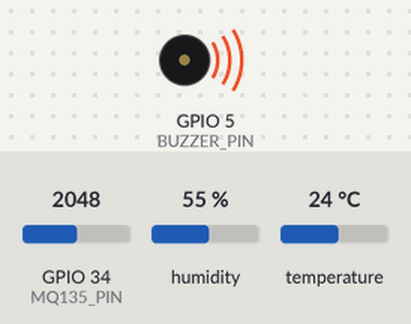
Simulated run of this sketch. Board: ESP32. Shown: buzzer (waves = sounding, pin HIGH). The test bench sets the inputs (shaded band); at power-on: GPIO 34 (MQ135_PIN) = 2048, humidity 55 %, temperature 24 °C. WiFi joins after 1.5 s; servers stay silent unless stated; uploads are accepted with an empty reply; what the sketch prints to the serial monitor is not drawn.

Above: at 3.8 s.
5.2 s: GPIO 34 (MQ135_PIN) set to 429
11.3 s: GPIO 34 (MQ135_PIN) set to 366
At 11.8 s:
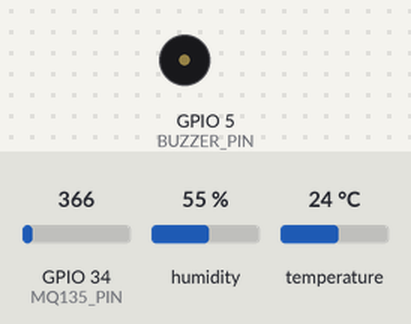
Timing chart, 0 to 14.3 s (numbered marks = the images above; inputs shaded):
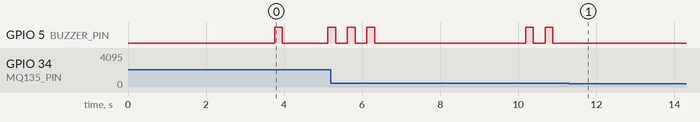

The sketch:

web_client.ino
```cpp
/*
 * ESP32 IoT Air Quality Monitor - Web Client
 * Sends sensor data to Flask web server via HTTP POST
 *
 * Hardware Setup:
 * - DHT22: GPIO 4 (VCC → 3.3V, GND, DATA)
 * - MQ-135: GPIO 34 (VCC → 5V, GND, AOUT)
 * - Buzzer: GPIO 5 (VCC → 3.3V, GND, Signal)
 *
 * Features:
 * - WiFi connectivity
 * - Automatic sensor reading every 5 seconds
 * - HTTP POST to Flask server
 * - Buzzer alerts for poor air quality
 * - Automatic reconnection on failure
 */

#include <WiFi.h>
#include <HTTPClient.h>
#include <DHT.h>
#include <ArduinoJson.h>

// ==================== CONFIGURATION ====================
// WiFi Credentials (CHANGE THESE!)
const char* WIFI_SSID = "Moto";
const char* WIFI_PASSWORD = "12345678";

// Server Configuration (CHANGE THIS!)
const char* SERVER_BASE_URL = "http://10.26.146.217:5000";  // Your computer's current Wi-Fi IP address
const char* PREDICT_ENDPOINT = "/api/predict";
const char* HEALTH_ENDPOINT = "/health";
const char* DEVICE_ID = "ESP32_001";  // Unique device identifier

// Pin Definitions
#define DHTPIN 4
#define DHTTYPE DHT11
#define MQ135_PIN 34
#define BUZZER_PIN 5

// Timing Configuration
const unsigned long READ_INTERVAL = 5000;       // 5 seconds between readings
const unsigned long WIFI_TIMEOUT = 20000;       // 20 seconds WiFi connection timeout
const unsigned long HTTP_TIMEOUT = 10000;       // 10 seconds HTTP request timeout

// Air Quality Thresholds
const int AQI_GOOD_THRESHOLD = 300;
const int AQI_MODERATE_THRESHOLD = 400;
const int AQI_UNHEALTHY_THRESHOLD = 500;

// ==================== GLOBAL VARIABLES ====================
DHT dht(DHTPIN, DHTTYPE);
unsigned long lastReadTime = 0;
unsigned long readingCount = 0;
bool wifiConnected = false;

// ==================== FUNCTION PROTOTYPES ====================
void setupWiFi();
void reconnectWiFi();
void readSensorsAndSend();
void triggerBuzzer(int beeps);
String getAQICategory(int mq135Value);
bool testServerConnection();

// ==================== SETUP ====================
void setup() {
  Serial.begin(115200);
  delay(2000);

  Serial.println("\n╔═══════════════════════════════════════════════════════════╗");
  Serial.println("║   ESP32 IoT Air Quality Monitor - Web Client v2.0       ║");
  Serial.println("╚═══════════════════════════════════════════════════════════╝\n");

  // Initialize sensors
  Serial.println("🔧 Initializing sensors...");
  dht.begin();
  pinMode(MQ135_PIN, INPUT);
  pinMode(BUZZER_PIN, OUTPUT);
  digitalWrite(BUZZER_PIN, LOW);
  Serial.println("✓ Sensors initialized\n");

  // Connect to WiFi
  setupWiFi();

  if (wifiConnected) {
    testServerConnection();
  }

  // Success beep
  triggerBuzzer(1);

  Serial.println("\n✓ System ready! Starting sensor readings...\n");
}

// ==================== MAIN LOOP ====================
void loop() {
  unsigned long currentTime = millis();

  // Check WiFi connection
  if (WiFi.status() != WL_CONNECTED) {
    wifiConnected = false;
    Serial.println("⚠️ WiFi connection lost! Reconnecting...");
    reconnectWiFi();
  } else {
    wifiConnected = true;
  }

  // Read sensors and send data at regular intervals
  if (currentTime - lastReadTime >= READ_INTERVAL) {
    lastReadTime = currentTime;
    readSensorsAndSend();
  }

  delay(100);
}

// ==================== WIFI SETUP ====================
void setupWiFi() {
  Serial.println("📡 Connecting to WiFi...");
  Serial.print("   SSID: ");
  Serial.println(WIFI_SSID);

  WiFi.mode(WIFI_STA);
  WiFi.begin(WIFI_SSID, WIFI_PASSWORD);

  unsigned long startAttemptTime = millis();

  while (WiFi.status() != WL_CONNECTED &&
         millis() - startAttemptTime < WIFI_TIMEOUT) {
    delay(500);
    Serial.print(".");
  }

  if (WiFi.status() == WL_CONNECTED) {
    wifiConnected = true;
    Serial.println("\n✓ WiFi connected successfully!");
    Serial.print("   IP Address: ");
    Serial.println(WiFi.localIP());
    Serial.print("   Signal Strength: ");
    Serial.print(WiFi.RSSI());
    Serial.println(" dBm\n");
  } else {
    wifiConnected = false;
    Serial.println("\n✗ WiFi connection failed!");
    Serial.println("   Check your SSID and password in the code\n");
  }
}

// ==================== WIFI RECONNECT ====================
void reconnectWiFi() {
  WiFi.disconnect();
  delay(1000);
  setupWiFi();

  if (wifiConnected) {
    testServerConnection();
  }
}

// ==================== SERVER CONNECTIVITY CHECK ====================
bool testServerConnection() {
  HTTPClient http;
  String healthUrl = String(SERVER_BASE_URL) + HEALTH_ENDPOINT;

  Serial.println("🔎 Checking server connectivity...");
  Serial.print("   URL: ");
  Serial.println(healthUrl);

  http.begin(healthUrl);
  http.setTimeout(HTTP_TIMEOUT);
  int code = http.GET();

  if (code > 0) {
    Serial.print("✓ Server reachable (HTTP ");
    Serial.print(code);
    Serial.println(")");
    String response = http.getString();
    Serial.print("   Health response: ");
    Serial.println(response);
    http.end();
    return true;
  }

  Serial.print("✗ Server unreachable. Error: ");
  Serial.print(code);
  Serial.print(" (");
  Serial.print(HTTPClient::errorToString(code));
  Serial.println(")");
  Serial.println("   Ensure Flask is running and ESP32 + PC are on same network.");
  http.end();
  return false;
}

// ==================== READ SENSORS AND SEND DATA ====================
void readSensorsAndSend() {
  readingCount++;

  Serial.println("─────────────────────────────────────────────────────────");
  Serial.print("📊 Reading #");
  Serial.print(readingCount);
  Serial.print("  |  Time: ");
  Serial.print(millis() / 1000);
  Serial.println(" seconds");
  Serial.println("─────────────────────────────────────────────────────────");

  // Read DHT22 sensor
  float temperature = dht.readTemperature();
  float humidity = dht.readHumidity();

  // Check DHT22 reading
  if (isnan(temperature) || isnan(humidity)) {
    Serial.println("✗ ERROR: Failed to read DHT22 sensor!");
    Serial.println("   Check wiring: VCC → 3.3V, GND, DATA → GPIO 4\n");
    return;
  }

  // Read MQ-135 sensor
  int mq135Raw = analogRead(MQ135_PIN);
  float mq135Voltage = (mq135Raw / 4095.0) * 3.3;

  // Display sensor readings
  Serial.print("🌡️  Temperature:  ");
  Serial.print(temperature, 1);
  Serial.println(" °C");

  Serial.print("💧 Humidity:     ");
  Serial.print(humidity, 1);
  Serial.println(" %");

  Serial.print("🏭 Air Quality:  ");
  Serial.print(mq135Raw);
  Serial.print(" (");
  Serial.print(mq135Voltage, 2);
  Serial.print("V) - ");
  Serial.println(getAQICategory(mq135Raw));

  // Check air quality and trigger buzzer if needed
  if (mq135Raw > AQI_UNHEALTHY_THRESHOLD) {
    Serial.println("⚠️⚠️⚠️ CRITICAL: UNHEALTHY AIR QUALITY!");
    triggerBuzzer(3);  // 3 beeps for critical
  } else if (mq135Raw > AQI_MODERATE_THRESHOLD) {
    Serial.println("⚠️ WARNING: Moderate air quality");
    triggerBuzzer(2);  // 2 beeps for warning
  } else {
    Serial.println("✓ Air quality is GOOD");
  }

  // Send data to server if WiFi is connected
  if (wifiConnected) {
    Serial.println("\n📤 Sending data to server...");

    HTTPClient http;
    String predictUrl = String(SERVER_BASE_URL) + PREDICT_ENDPOINT;
    Serial.print("   URL: ");
    Serial.println(predictUrl);

    http.begin(predictUrl);
    http.addHeader("Content-Type", "application/json");
    http.setTimeout(HTTP_TIMEOUT);

    // Create JSON payload
    StaticJsonDocument<256> doc;
    doc["device_id"] = DEVICE_ID;
    doc["temperature"] = round(temperature * 10) / 10.0;
    doc["humidity"] = round(humidity * 10) / 10.0;
    doc["mq135"] = mq135Raw;  // Flask server expects 'mq135' field name

    String jsonPayload;
    serializeJson(doc, jsonPayload);

    Serial.print("   Payload: ");
    Serial.println(jsonPayload);

    // Send HTTP POST request
    int httpResponseCode = http.POST(jsonPayload);

    if (httpResponseCode > 0) {
      Serial.print("✓ Server response: ");
      Serial.print(httpResponseCode);

      // Get response body for all status codes
      String response = http.getString();

      if (httpResponseCode == 200 || httpResponseCode == 201) {
        Serial.println(" - SUCCESS");
        Serial.print("   Response: ");
        Serial.println(response);

        // Parse JSON response to get AQI prediction
        StaticJsonDocument<512> responseDoc;
        DeserializationError error = deserializeJson(responseDoc, response);

        if (!error && responseDoc.containsKey("prediction")) {
          JsonObject prediction = responseDoc["prediction"];
          if (prediction.containsKey("aqi")) {
            float predictedAQI = prediction["aqi"];
            Serial.print("   🎯 Predicted AQI: ");
            Serial.println(predictedAQI, 1);
          } else if (prediction.containsKey("predicted_aqi")) {
            float predictedAQI = prediction["predicted_aqi"];
            Serial.print("   🎯 Predicted AQI: ");
            Serial.println(predictedAQI, 1);
          }
        }
      } else {
        Serial.println(" - ERROR");
        Serial.println("   ========== SERVER ERROR DETAILS ==========");
        Serial.println(response);
        Serial.println("   ==========================================");
      }
    } else {
      Serial.print("✗ HTTP Error: ");
      Serial.print(httpResponseCode);
      Serial.print(" (");
      Serial.print(HTTPClient::errorToString(httpResponseCode));
      Serial.println(")");
      Serial.println("   Check server IP/port and ensure Flask server is running");
    }

    http.end();
  } else {
    Serial.println("\n⚠️ WiFi not connected - data not sent");
  }

  Serial.println();
}

// ==================== GET AQI CATEGORY ====================
String getAQICategory(int mq135Value) {
  if (mq135Value < AQI_GOOD_THRESHOLD) {
    return "GOOD";
  } else if (mq135Value < AQI_MODERATE_THRESHOLD) {
    return "MODERATE";
  } else if (mq135Value < AQI_UNHEALTHY_THRESHOLD) {
    return "UNHEALTHY";
  } else {
    return "HAZARDOUS";
  }
}

// ==================== BUZZER CONTROL ====================
void triggerBuzzer(int beeps) {
  for (int i = 0; i < beeps; i++) {
    digitalWrite(BUZZER_PIN, HIGH);
    delay(200);
    digitalWrite(BUZZER_PIN, LOW);
    if (i < beeps - 1) {
      delay(300);
    }
  }
}
```

Measured:
- the behaviour switches between 401 and 400 on GPIO 34 (MQ135_PIN) (found by bisection; images 0 and 1)
- after the input at 11.3 s, GPIO 5 (BUZZER_PIN): stops changing and stays LOW
